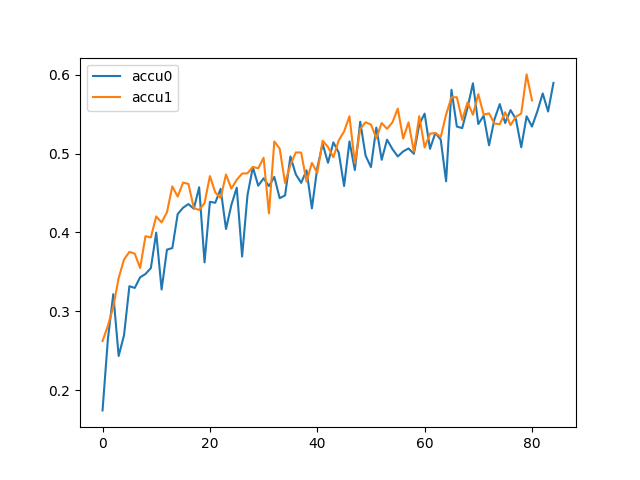

The script that saved this image:

# import numpy as np

# np.random.seed(0)

# group_num = 100
# sample_num = 20
# probs = np.random.random(group_num)
# probs = probs / np.sum(probs)
# print("raw probs", probs[:10])

# freqs = (1 - np.power(1-probs, sample_num))
# print("cal probs", freqs[:10])
# indices = range(0, group_num)
# # est_prob = freqs / np.sum(freqs)
# # print("est probs @ round 0:", est_prob[:10])
# # [0.01185996 0.01491999 0.01235044 0.0119748  0.00947989 0.01350013 0.00979985 0.0184296  0.01898016 0.00862991]

# # freqs = np.zeros(group_num)
# # [0.01186  0.01492  0.01235  0.011975 0.00948  0.0135   0.0098   0.01843 0.01898  0.00863 ]
# occur = np.zeros(group_num)
# for i in range(0, 10000):
#     selections = np.random.choice(indices, p=probs, size=sample_num, replace=False)

#     for selection in selections:
#         occur[selection] += 1
#         # freqs[selection] += 1

#     # if i % 10 == 9:
#     #     est_prob = freqs / np.sum(freqs)
#     #     print(f"round {i}:", est_prob[:10])

# # est_prob = freqs / np.sum(freqs)
# # print(f"round {i}:", est_prob[:10])
# print("real probs", occur[:10] / 10000)
# print("real probs", occur[:10] / sample_num / 10000)

# print(net)

# params_num = sum(p.numel() for p in net.parameters() if p.requires_grad)
# for name, param in net.named_parameters():
#     print(param.dtype)
#     break

# print(params_num)

# from utils.data import load_dataset, TaskName, DatasetPartitioner

# trainset, testset = load_dataset(TaskName.CIFAR)

# partitioner = DatasetPartitioner(trainset, 1000, (10, 50), (0.1, 0.1))
# label_type_num = partitioner.label_type_num
# distributions = partitioner.get_distributions()
# subsets_indices = partitioner.get_subsets()
# partitioner.draw(10)

# from utils.model import SpeechCommand
# import torch

# net = SpeechCommand()

# optimizer = torch.optim.SGD(net.parameters(), lr=0.1, momentum=0.9, weight_decay=5e-4)
# print(optimizer.param_groups[0]['params'].keys())
# print(net)

# import numpy as np
# import matplotlib.pyplot as plt

# data_range = (20, 200)
# samples = []
# means = []
# stds = []
# vars = []
# gammas = []
# weights = []
# for i in range(0, 1000):
#     samples.append(np.random.randint(data_range[0], data_range[1]))
#     mean = np.mean(samples)
#     std = np.std(samples)
#     var = np.var(samples)
#     gamma = np.sum([np.power(sample/mean, 2) for sample in samples])
#     weight = [sample/(mean*len(samples)) for sample in samples]
#     weight_var = np.var(weight)
#     means.append(mean)
#     stds.append(std)
#     vars.append(var)
#     gammas.append(gamma)
#     weights.append(weight_var)

# # plt.plot(means, label="mean")
# # plt.plot(stds, label="std")
# # plt.plot(gammas, label="gamma")
# # plt.plot(weights[50:], label="weight")
# plt.plot(vars, label="var")
# plt.legend()
# plt.savefig("test.png")

accus0 = "0.1741 0.2651 0.3217 0.2432 0.2694 0.3318 0.3296 0.3431 0.3473 0.3548 0.3998 0.3276 0.3782 0.3802 0.4234 0.4314 0.4361 0.4301 0.4574 0.362 0.4389 0.4377 0.4554 0.4044 0.435 0.4569 0.3694 0.4474 0.4827 0.4594 0.4687 0.4589 0.4706 0.4435 0.4471 0.4965 0.4738 0.463 0.4789 0.4306 0.4819 0.5125 0.4885 0.5144 0.5015 0.459 0.5156 0.4793 0.5406 0.4976 0.483 0.5332 0.4923 0.5178 0.5059 0.4965 0.5029 0.5067 0.4999 0.5374 0.5509 0.5062 0.5264 0.5179 0.465 0.5811 0.5345 0.5325 0.5586 0.5894 0.5376 0.5483 0.5107 0.5435 0.563 0.539 0.5554 0.544 0.5082 0.5475 0.5345 0.5538 0.5765 0.5536 0.5899"
accus0 = [float(accu) for accu in accus0.split(" ")]
accus1 = "0.2622 0.2816 0.3056 0.342 0.3656 0.3754 0.3731 0.3549 0.3953 0.3937 0.4204 0.4128 0.4257 0.4585 0.4456 0.4634 0.4616 0.4311 0.4286 0.4373 0.4716 0.4508 0.4439 0.4737 0.4556 0.4669 0.4748 0.4751 0.4833 0.4814 0.4949 0.4242 0.5156 0.5064 0.4629 0.486 0.5016 0.5015 0.4647 0.4883 0.4755 0.5165 0.5085 0.4954 0.5169 0.5283 0.5475 0.488 0.5314 0.5399 0.5371 0.5198 0.5389 0.5316 0.5398 0.5573 0.5192 0.5398 0.5027 0.5476 0.5079 0.5254 0.5264 0.5212 0.5497 0.5716 0.5717 0.5429 0.5652 0.5495 0.5756 0.5497 0.5512 0.5383 0.5375 0.5526 0.5363 0.5469 0.5511 0.6007 0.5677"
accus1 = [float(accu) for accu in accus1.split(" ")]

import matplotlib.pyplot as plt

plt.plot(accus0, label="accu0")
plt.plot(accus1, label="accu1")
plt.legend()
plt.savefig("test.png")
